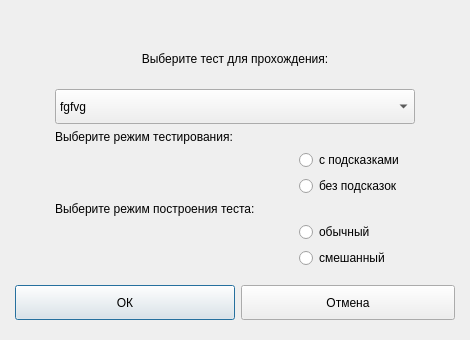
<?xml version="1.0" encoding="UTF-8"?>
<ui version="4.0">
 <class>ExecutingTestSelectingDialog</class>
 <widget class="QDialog" name="ExecutingTestSelectingDialog">
  <property name="geometry">
   <rect>
    <x>0</x>
    <y>0</y>
    <width>470</width>
    <height>340</height>
   </rect>
  </property>
  <property name="sizePolicy">
   <sizepolicy hsizetype="Fixed" vsizetype="Fixed">
    <horstretch>0</horstretch>
    <verstretch>0</verstretch>
   </sizepolicy>
  </property>
  <property name="minimumSize">
   <size>
    <width>470</width>
    <height>340</height>
   </size>
  </property>
  <property name="maximumSize">
   <size>
    <width>521</width>
    <height>340</height>
   </size>
  </property>
  <property name="windowTitle">
   <string>Dialog</string>
  </property>
  <property name="styleSheet">
   <string notr="true">QDialog {
  background-color: #ffffff;
  border: 5px solid #c9c9c9;
  border-radius: 5px;
}
QDialog QLabel
{
  font-size: 16px;
  font-family: Arial, sans-serif;
  font-weight: bold;
  color: #60616f;
  text-align: center;
}

QDialog QRadioButton
{
  font-size: 16px;
  font-family: Arial, sans-serif;
  font-weight: normal;
  color: #60616f;
  text-align: center;
}
QDialog QRadioButton::indicator:unchecked
{
  image: url(:/icons/icons/uncheckedRadioButton.png);
}
QDialog QRadioButton::indicator:checked
{
  image: url(:/icons/icons/checkedRadioButton.png);
}
QDialog QRadioButton::indicator:hover
{
  image: url(:/icons/icons/hoveredRadioButton.png);
}


QDialog &gt; QPushButton {

  font-size: 16px;
  font-family: Arial, sans-serif;
  font-weight: bold;
  color: #60616f;
  text-align: center;

  border: none;
  border-radius: 10px;
  
  background-color:   qlineargradient(spread:reflect, x1:0.471, y1:0, x2:0.465, y2:1, stop:0.465909 rgba(247, 248, 250, 255), stop:1 rgba(227, 228, 232, 255))
}
QDialog &gt; QPushButton:hover {
  background-color: #c6e4f0;
}
QDialog &gt; QPushButton:pressed {
  padding-top: 1px;
  background-color: qlineargradient(spread:reflect, x1:0.482, y1:1, x2:0.505, y2:0, stop:0.465909 rgba(247, 248, 250, 255), stop:1 rgba(227, 228, 232, 255))
}


QComboBox {
  border: 2px solid #e6e6e9;
  border-radius: 5px;
  background-color: qlineargradient(spread:pad, x1:0.511, y1:0, x2:0.510955, y2:1, stop:0   rgba(255, 255, 255, 255), stop:0.943182 rgba(245, 246, 249, 255));
  padding-left: 10px;

  font-size: 16px;
  font-family: Arial, sans-serif;
  font-weight: bold;
  color: #878787;

}
QComboBox::down-arrow {
  border: none;
  border-radius: 5px;
  background-color: qlineargradient(spread:pad, x1:0.511, y1:0, x2:0.510955, y2:1, stop:0   rgba(255, 255, 255, 255), stop:0.943182 rgba(245, 246, 249, 255));
  image: url(:/icons/icons/downArrow.png);
}
QComboBox::drop-down {
  width: 25px;
  border: none;
  border-radius: 0px;
  background-color: qlineargradient(spread:pad, x1:0.511, y1:0, x2:0.510955, y2:1, stop:0   rgba(255, 255, 255, 255), stop:0.943182 rgba(245, 246, 249, 255));
  border-left: 2px solid #d6d7da;
  margin: 4px 0px;
  image: url(:/icons/icons/downArrow.png);

}
QComboBox:hover {
  background-color: qlineargradient(spread:pad, x1:0.511, y1:0, x2:0.510955, y2:1, stop:0   rgba(255, 255, 255, 255), stop:0.943182 rgba(245, 246, 249, 255));
  border-radius: 5px;
}

QComboBox QAbstractItemView, QComboBox QAbstractItemView::item  {
  background-color: qlineargradient(spread:pad, x1:0.511, y1:0, x2:0.510955, y2:1, stop:0   rgba(255, 255, 255, 255), stop:0.943182 rgba(245, 246, 249, 255));
  border: 1px solid #ecedef;
  border-radius: 5px;
  padding-left: 10px;
  selection-background-color: #c6e4f0;

 }

QComboBox QAbstractItemView::item:hover  {
  background-color: #c6e4f0;
  selection-background-color: #c6e4f0;
 }</string>
  </property>
  <layout class="QGridLayout" name="gridLayout_2">
   <property name="leftMargin">
    <number>15</number>
   </property>
   <property name="topMargin">
    <number>20</number>
   </property>
   <property name="rightMargin">
    <number>15</number>
   </property>
   <property name="bottomMargin">
    <number>20</number>
   </property>
   <item row="0" column="0">
    <spacer name="verticalSpacer_2">
     <property name="orientation">
      <enum>Qt::Vertical</enum>
     </property>
     <property name="sizeType">
      <enum>QSizePolicy::Fixed</enum>
     </property>
     <property name="sizeHint" stdset="0">
      <size>
       <width>220</width>
       <height>15</height>
      </size>
     </property>
    </spacer>
   </item>
   <item row="1" column="0" colspan="2">
    <widget class="QLabel" name="label">
     <property name="text">
      <string>Выберите тест для прохождения:</string>
     </property>
     <property name="alignment">
      <set>Qt::AlignCenter</set>
     </property>
    </widget>
   </item>
   <item row="3" column="0">
    <spacer name="verticalSpacer">
     <property name="orientation">
      <enum>Qt::Vertical</enum>
     </property>
     <property name="sizeType">
      <enum>QSizePolicy::Maximum</enum>
     </property>
     <property name="sizeHint" stdset="0">
      <size>
       <width>220</width>
       <height>11</height>
      </size>
     </property>
    </spacer>
   </item>
   <item row="4" column="0">
    <widget class="QPushButton" name="okPushButton">
     <property name="sizePolicy">
      <sizepolicy hsizetype="Expanding" vsizetype="Fixed">
       <horstretch>0</horstretch>
       <verstretch>0</verstretch>
      </sizepolicy>
     </property>
     <property name="minimumSize">
      <size>
       <width>0</width>
       <height>35</height>
      </size>
     </property>
     <property name="maximumSize">
      <size>
       <width>16777215</width>
       <height>35</height>
      </size>
     </property>
     <property name="text">
      <string>ОК</string>
     </property>
    </widget>
   </item>
   <item row="4" column="1">
    <widget class="QPushButton" name="canselPushButton">
     <property name="sizePolicy">
      <sizepolicy hsizetype="Expanding" vsizetype="Fixed">
       <horstretch>0</horstretch>
       <verstretch>0</verstretch>
      </sizepolicy>
     </property>
     <property name="minimumSize">
      <size>
       <width>0</width>
       <height>35</height>
      </size>
     </property>
     <property name="maximumSize">
      <size>
       <width>16777215</width>
       <height>35</height>
      </size>
     </property>
     <property name="text">
      <string>Отмена</string>
     </property>
    </widget>
   </item>
   <item row="2" column="0" colspan="2">
    <widget class="QWidget" name="widget" native="true">
     <layout class="QGridLayout" name="gridLayout">
      <property name="leftMargin">
       <number>40</number>
      </property>
      <property name="topMargin">
       <number>0</number>
      </property>
      <property name="rightMargin">
       <number>40</number>
      </property>
      <property name="bottomMargin">
       <number>0</number>
      </property>
      <item row="0" column="0" colspan="3">
       <widget class="QComboBox" name="testSelectingComboBox">
        <property name="sizePolicy">
         <sizepolicy hsizetype="Expanding" vsizetype="Fixed">
          <horstretch>0</horstretch>
          <verstretch>0</verstretch>
         </sizepolicy>
        </property>
        <property name="minimumSize">
         <size>
          <width>0</width>
          <height>35</height>
         </size>
        </property>
        <property name="maximumSize">
         <size>
          <width>16777215</width>
          <height>35</height>
         </size>
        </property>
        <item>
         <property name="text">
          <string>fgfvg</string>
         </property>
        </item>
        <item>
         <property name="text">
          <string>fghf</string>
         </property>
        </item>
       </widget>
      </item>
      <item row="1" column="0" colspan="3">
       <widget class="QLabel" name="label_2">
        <property name="text">
         <string>Выберите режим тестирования:</string>
        </property>
        <property name="alignment">
         <set>Qt::AlignLeading|Qt::AlignLeft|Qt::AlignVCenter</set>
        </property>
       </widget>
      </item>
      <item row="2" column="2">
       <widget class="QRadioButton" name="radioButtonWithHelp">
        <property name="text">
         <string>с подсказками</string>
        </property>
       </widget>
      </item>
      <item row="4" column="2">
       <widget class="QRadioButton" name="radioButtonWithoutHelp">
        <property name="text">
         <string>без подсказок</string>
        </property>
       </widget>
      </item>
      <item row="6" column="0" colspan="3">
       <widget class="QLabel" name="label_3">
        <property name="text">
         <string>Выберите режим построения теста:</string>
        </property>
        <property name="alignment">
         <set>Qt::AlignLeading|Qt::AlignLeft|Qt::AlignVCenter</set>
        </property>
       </widget>
      </item>
      <item row="7" column="2">
       <widget class="QRadioButton" name="radioButtonOrderTask">
        <property name="text">
         <string>обычный</string>
        </property>
       </widget>
      </item>
      <item row="8" column="2">
       <widget class="QRadioButton" name="radioButtonMixedTask">
        <property name="text">
         <string>смешанный</string>
        </property>
       </widget>
      </item>
     </layout>
    </widget>
   </item>
  </layout>
 </widget>
 <resources/>
 <connections/>
</ui>
